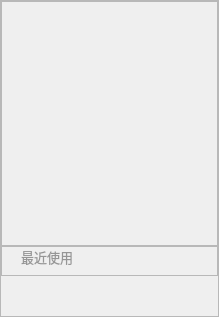
        <widget class="QFrame" name="frame_left">
         <property name="enabled">
          <bool>true</bool>
         </property>
         <property name="sizePolicy">
          <sizepolicy hsizetype="Expanding" vsizetype="Preferred">
           <horstretch>1</horstretch>
           <verstretch>0</verstretch>
          </sizepolicy>
         </property>
         <property name="minimumSize">
          <size>
           <width>219</width>
           <height>0</height>
          </size>
         </property>
         <property name="maximumSize">
          <size>
           <width>219</width>
           <height>16777215</height>
          </size>
         </property>
         <property name="styleSheet">
          <string notr="true">QLabel {
	color: rgb(150,150,150);
	font-size: 13px;
}
QPushButton {
	margin: 1px 10px;
	font-size: 16px;
	text-align: left;
	padding: 0 10px;
	color: #444;
	border-radius: 6px;
}
QPushButton:hover {
	background-color: rgba(0,0,0,0.03);
}
QPushButton:actived {
	background-color: rgba(0,0,0,0.03);
}</string>
         </property>
         <property name="frameShape">
          <enum>QFrame::StyledPanel</enum>
         </property>
         <property name="frameShadow">
          <enum>QFrame::Raised</enum>
         </property>
         <property name="lineWidth">
          <number>0</number>
         </property>
         <layout class="QVBoxLayout" name="verticalLayout_2">
          <property name="spacing">
           <number>0</number>
          </property>
          <property name="leftMargin">
           <number>0</number>
          </property>
          <property name="topMargin">
           <number>0</number>
          </property>
          <property name="rightMargin">
           <number>0</number>
          </property>
          <property name="bottomMargin">
           <number>0</number>
          </property>
          <item>
           <widget class="QFrame" name="frame_13">
            <property name="minimumSize">
             <size>
              <width>0</width>
              <height>245</height>
             </size>
            </property>
            <property name="maximumSize">
             <size>
              <width>16777215</width>
              <height>255</height>
             </size>
            </property>
            <property name="frameShape">
             <enum>QFrame::StyledPanel</enum>
            </property>
            <property name="frameShadow">
             <enum>QFrame::Raised</enum>
            </property>
            <layout class="QHBoxLayout" name="horizontalLayout_11">
             <property name="spacing">
              <number>0</number>
             </property>
             <property name="leftMargin">
              <number>0</number>
             </property>
             <property name="topMargin">
              <number>10</number>
             </property>
             <property name="rightMargin">
              <number>0</number>
             </property>
             <property name="bottomMargin">
              <number>0</number>
             </property>
             <item>
              <widget class="QScrollArea" name="scrollArea_3">
               <property name="styleSheet">
                <string notr="true">#scrollArea_3{
	background-color: transparent;
}</string>
               </property>
               <property name="widgetResizable">
                <bool>true</bool>
               </property>
               <widget class="QWidget" name="leftbar_container">
                <property name="geometry">
                 <rect>
                  <x>0</x>
                  <y>0</y>
                  <width>219</width>
                  <height>245</height>
                 </rect>
                </property>
               </widget>
              </widget>
             </item>
            </layout>
           </widget>
          </item>
          <item>
           <widget class="QFrame" name="frame_14">
            <property name="minimumSize">
             <size>
              <width>0</width>
              <height>30</height>
             </size>
            </property>
            <property name="maximumSize">
             <size>
              <width>16777215</width>
              <height>30</height>
             </size>
            </property>
            <property name="frameShape">
             <enum>QFrame::StyledPanel</enum>
            </property>
            <property name="frameShadow">
             <enum>QFrame::Raised</enum>
            </property>
            <widget class="QLabel" name="label_13">
             <property name="geometry">
              <rect>
               <x>20</x>
               <y>0</y>
               <width>71</width>
               <height>22</height>
              </rect>
             </property>
             <property name="sizePolicy">
              <sizepolicy hsizetype="Fixed" vsizetype="Preferred">
               <horstretch>0</horstretch>
               <verstretch>0</verstretch>
              </sizepolicy>
             </property>
             <property name="font">
              <font>
               <family>Microsoft YaHei</family>
               <pointsize>-1</pointsize>
              </font>
             </property>
             <property name="text">
              <string>最近使用</string>
             </property>
             <property name="textFormat">
              <enum>Qt::AutoText</enum>
             </property>
             <property name="textInteractionFlags">
              <set>Qt::LinksAccessibleByMouse</set>
             </property>
            </widget>
           </widget>
          </item>
          <item>
           <spacer name="verticalSpacer">
            <property name="orientation">
             <enum>Qt::Vertical</enum>
            </property>
            <property name="sizeHint" stdset="0">
             <size>
              <width>20</width>
              <height>40</height>
             </size>
            </property>
           </spacer>
          </item>
         </layout>
        </widget>
